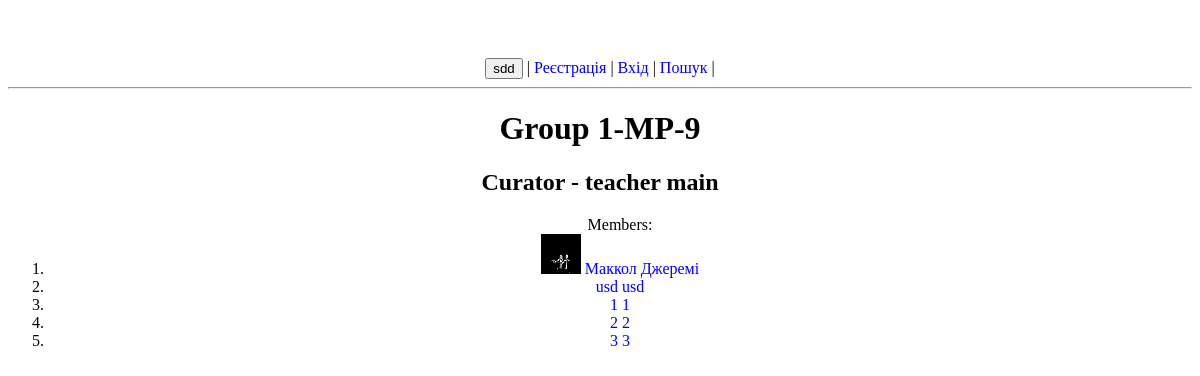
The page /group/1-mp-9/ on the database its author committed.
### journal/models.py (models this page shows, shortened)
class Teacher(models.Model):
    user = models.OneToOneField(settings.AUTH_USER_MODEL, on_delete=models.CASCADE)
    specializations = models.CharField(max_length=1000, null=True, verbose_name="Спеціалізації")
    def __str__(self):
        return str(self.user)

class Group(models.Model):
    name = models.CharField(max_length=45, verbose_name="Назва групи")
    slug = models.SlugField(max_length=45, unique=True, verbose_name="URL")
    teacher = models.OneToOneField('Teacher', on_delete=models.CASCADE)
    def __str__(self):
        return self.name

class CustomUser(AbstractBaseUser):
    name = models.CharField(max_length=15, null=False, verbose_name="Ім'я")
    surname = models.CharField(max_length=15, null=False, verbose_name="Прізвище")
    patronymic = models.CharField(max_length=15, blank=True, null=True, verbose_name="По батькові")
    email = models.EmailField(unique=True)  # require
    phone_number = models.CharField(max_length=16, blank=True, null=True, verbose_name="Номер телефону")
    avatar = models.ImageField(upload_to='user/avatar/', blank=True, null=True, verbose_name="Аватар")
    date_of_birth = models.DateField(null=True, verbose_name="День народження")
    about = models.TextField(null=True, verbose_name="Про себе")
    role = models.CharField(max_length=8, null=False, default="Other", verbose_name="Роль")
    is_active = models.BooleanField(default=True)
    is_staff = models.BooleanField(default=False)
    is_admin = models.BooleanField(default=False)
    USERNAME_FIELD = 'email'
    REQUIRED_FIELDS = ["name", "surname"]
    objects = CustomUserManager()
    def __str__(self):
        if self.name and self.surname:
            return f'{self.surname} {self.name}'
        return self.email.split('@')[0]
    def get_absolute_url(self):
        return reverse('profile', kwargs={'pk': self.pk})

class Student(models.Model):
    user = models.OneToOneField(settings.AUTH_USER_MODEL, on_delete=models.CASCADE)
    group = models.ForeignKey("Group", on_delete=models.CASCADE, verbose_name="Група")
    def __str__(self):
        return str(self.user)

### journal/views.py (the view)
# urls.py: path('group/<slug:group_slug>/', group, name="group"),
def group(request, group_slug):
    group_obj = Group.objects.get(slug=group_slug)
    context = {
        'curator': group_obj.teacher,
        'members': Student.objects.filter(group=group_obj),
    }
    return render(request, 'journal/group.html', context=context)

### journal/templates/journal/group.html
{% extends 'journal/base.html' %}
{% block main %}
<h1>Group {{ curator.group }}</h1>
<h2>Curator - {{ curator }}</h2>
<ol>Members:
{% for member in members %}
<li>{% if member.user.avatar %}<img src="{{ member.user.avatar.url }}" class="small-profile-image" >{% endif %}
    <a href="{{ member.user.get_absolute_url }}">{{ member }}</a></li>
{% endfor %}
</ol>
{% endblock %}

### journal/static/journal/styles.css (style rules this page uses)
a { text-decoration: none; color: blue; }
.small-profile-image { width: 40px; height: 40px; }

### rows shown on the page
Teacher: group "1-MP-9", user.surname "teacher main"
Student: user.avatar (picture), user.surname "Маккол Джеремі"
Student: user.surname "usd usd"
Student: user.surname "1 1"
Student: user.surname "2 2"
Student: user.surname "3 3"
